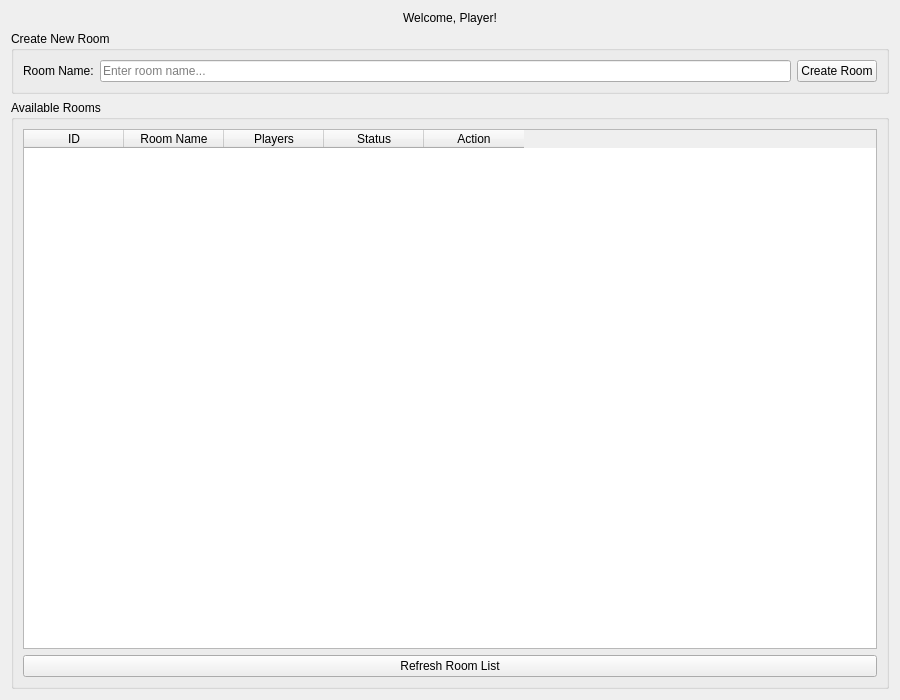
<?xml version="1.0" encoding="UTF-8"?>
<ui version="4.0">
 <class>LobbyWindow</class>
 <widget class="QWidget" name="LobbyWindow">
  <property name="geometry">
   <rect>
    <x>0</x>
    <y>0</y>
    <width>900</width>
    <height>700</height>
   </rect>
  </property>
  <property name="windowTitle">
   <string>Werewolf - Lobby</string>
  </property>
  <property name="objectName">
   <string>lobby_window</string>
  </property>
  <layout class="QVBoxLayout" name="verticalLayout">
   <item>
    <widget class="QLabel" name="welcomeLabel">
     <property name="text">
      <string>Welcome, Player!</string>
     </property>
     <property name="alignment">
      <set>Qt::AlignCenter</set>
     </property>
     <property name="objectName">
      <string>welcome_label</string>
     </property>
    </widget>
   </item>
   <item>
    <widget class="QGroupBox" name="createRoomGroup">
     <property name="title">
      <string>Create New Room</string>
     </property>
     <property name="objectName">
      <string>create_room_group</string>
     </property>
     <layout class="QHBoxLayout" name="horizontalLayout">
      <item>
       <widget class="QLabel" name="roomNameLabel">
        <property name="text">
         <string>Room Name:</string>
        </property>
       </widget>
      </item>
      <item>
       <widget class="QLineEdit" name="roomNameInput">
        <property name="placeholderText">
         <string>Enter room name...</string>
        </property>
        <property name="objectName">
         <string>room_name_input</string>
        </property>
       </widget>
      </item>
      <item>
       <widget class="QPushButton" name="createRoomButton">
        <property name="text">
         <string>Create Room</string>
        </property>
        <property name="objectName">
         <string>create_room_button</string>
        </property>
       </widget>
      </item>
     </layout>
    </widget>
   </item>
   <item>
    <widget class="QGroupBox" name="roomListGroup">
     <property name="title">
      <string>Available Rooms</string>
     </property>
     <property name="objectName">
      <string>room_list_group</string>
     </property>
     <layout class="QVBoxLayout" name="verticalLayout_2">
      <item>
       <widget class="QTableWidget" name="roomTable">
        <property name="editTriggers">
         <set>QAbstractItemView::NoEditTriggers</set>
        </property>
        <property name="selectionBehavior">
         <enum>QAbstractItemView::SelectRows</enum>
        </property>
        <property name="objectName">
         <string>room_table</string>
        </property>
        <column>
         <property name="text">
          <string>ID</string>
         </property>
        </column>
        <column>
         <property name="text">
          <string>Room Name</string>
         </property>
        </column>
        <column>
         <property name="text">
          <string>Players</string>
         </property>
        </column>
        <column>
         <property name="text">
          <string>Status</string>
         </property>
        </column>
        <column>
         <property name="text">
          <string>Action</string>
         </property>
        </column>
       </widget>
      </item>
      <item>
       <widget class="QPushButton" name="refreshButton">
        <property name="text">
         <string>Refresh Room List</string>
        </property>
        <property name="objectName">
         <string>refresh_button</string>
        </property>
       </widget>
      </item>
     </layout>
    </widget>
   </item>
  </layout>
 </widget>
 <resources/>
 <connections/>
</ui>
